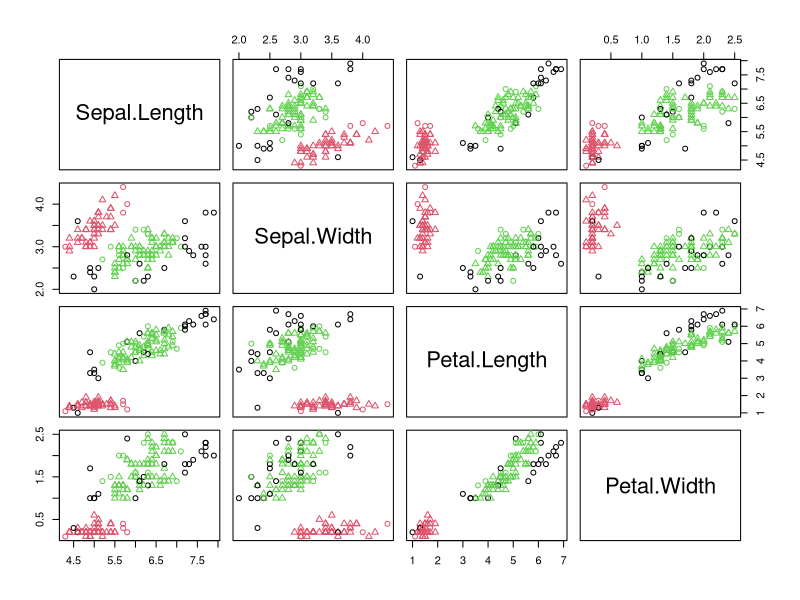
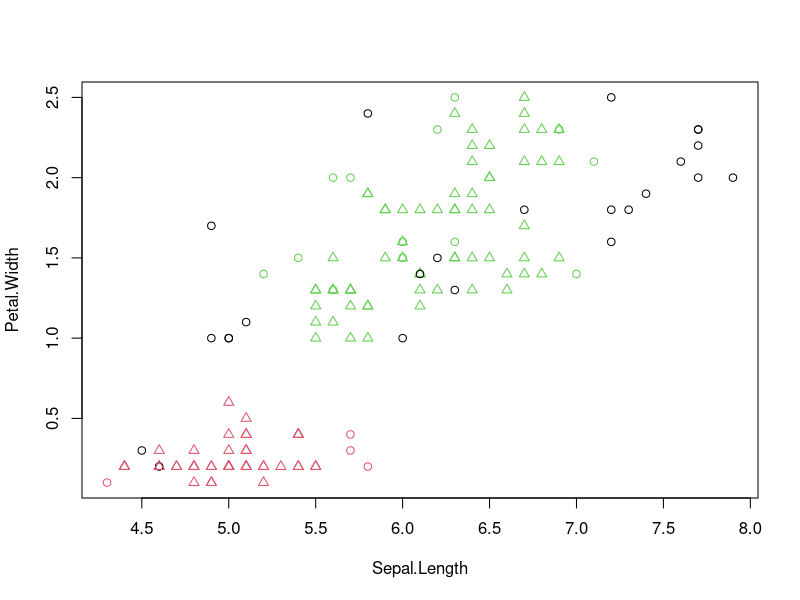
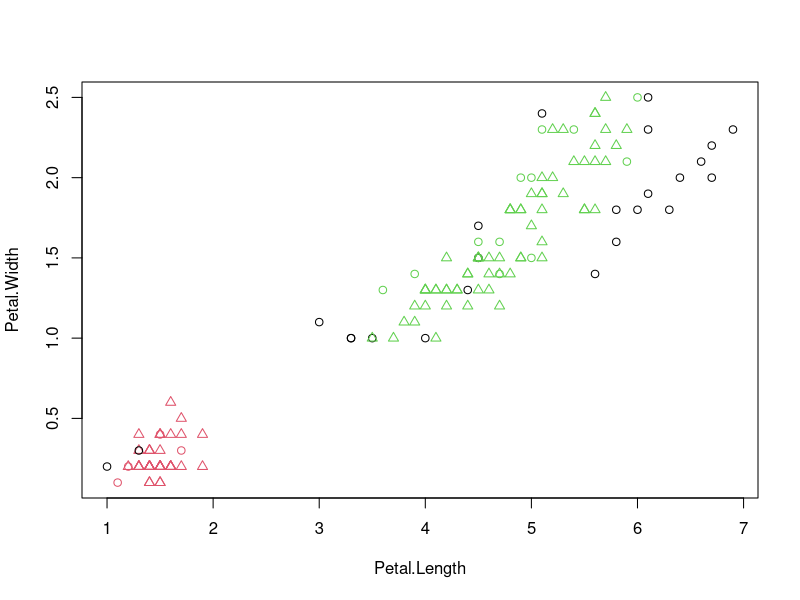
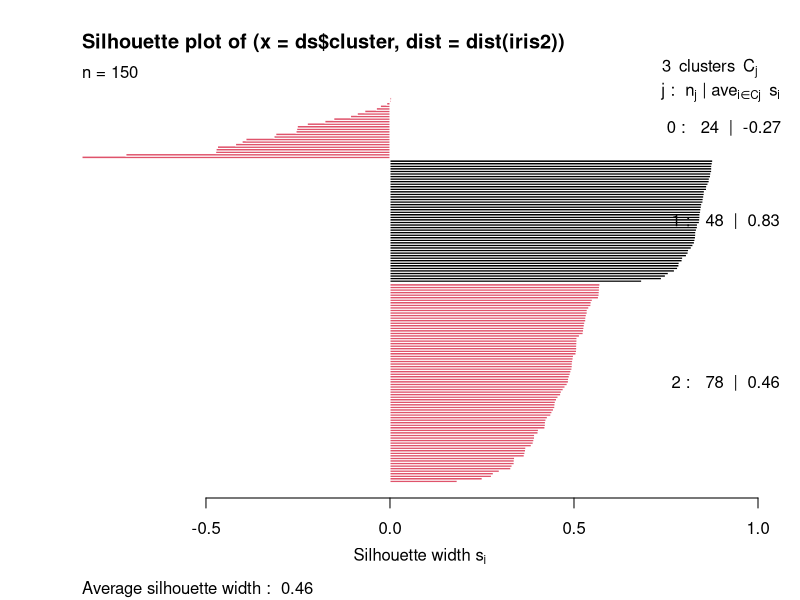

These figures' R source, in order:
library(fpc)
library(cluster)

# Cargamos y preparamos los datos
iris2=iris
iris2$Species=NULL

# Ejecutamos el algoritmo y mostramos algunas gŕaficas
ds=dbscan(iris2,eps=0.45,MinPts=5)
table(ds$cluster,iris$Species)
plot(ds,iris2)
plot(ds,iris2[c(1,4)])
plot(ds,iris2[c(3,4)])

# Calculamos el coeficiente de silueta
x=table(ds$cluster,iris$Species)
nc=length(x[,1])
nc
shi= silhouette(ds$cluster,dist(iris2))
plot(shi,col=1:nc)
